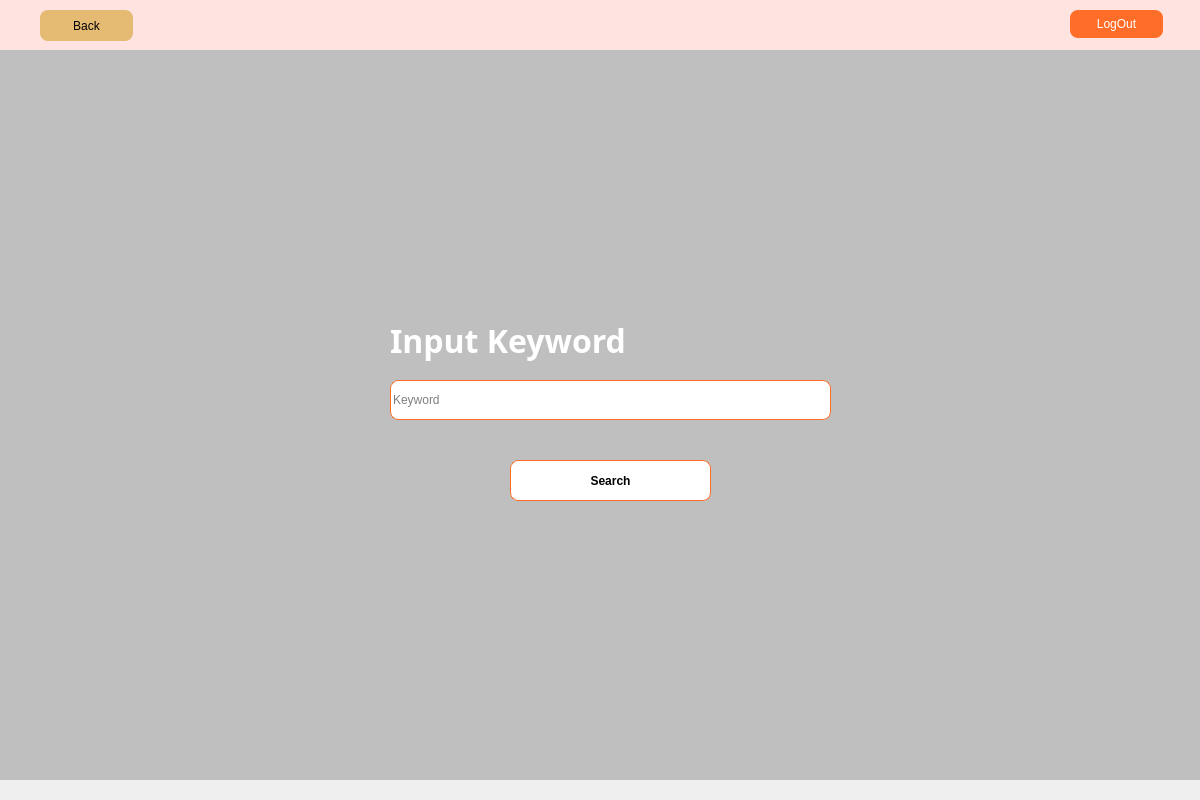
<?xml version="1.0" encoding="UTF-8"?>
<ui version="4.0">
 <class>Dialog</class>
 <widget class="QDialog" name="Dialog">
  <property name="geometry">
   <rect>
    <x>0</x>
    <y>0</y>
    <width>1200</width>
    <height>800</height>
   </rect>
  </property>
  <property name="windowTitle">
   <string>Dialog</string>
  </property>
  <widget class="QLabel" name="label_3">
   <property name="geometry">
    <rect>
     <x>0</x>
     <y>50</y>
     <width>1200</width>
     <height>730</height>
    </rect>
   </property>
   <property name="styleSheet">
    <string notr="true">background: rgba(0, 0, 0, 0.2)
</string>
   </property>
   <property name="text">
    <string/>
   </property>
   <property name="scaledContents">
    <bool>false</bool>
   </property>
  </widget>
  <widget class="QLabel" name="label_2">
   <property name="geometry">
    <rect>
     <x>0</x>
     <y>50</y>
     <width>1200</width>
     <height>730</height>
    </rect>
   </property>
   <property name="text">
    <string/>
   </property>
   <property name="pixmap">
    <pixmap>../img/mixfruit.jpg</pixmap>
   </property>
   <property name="scaledContents">
    <bool>true</bool>
   </property>
  </widget>
  <widget class="QWidget" name="widget" native="true">
   <property name="geometry">
    <rect>
     <x>0</x>
     <y>0</y>
     <width>1200</width>
     <height>50</height>
    </rect>
   </property>
   <property name="styleSheet">
    <string notr="true">background-color: #FFE3E1</string>
   </property>
   <widget class="QPushButton" name="logOutButton">
    <property name="geometry">
     <rect>
      <x>1070</x>
      <y>10</y>
      <width>93</width>
      <height>28</height>
     </rect>
    </property>
    <property name="cursor">
     <cursorShape>PointingHandCursor</cursorShape>
    </property>
    <property name="styleSheet">
     <string notr="true">QPushButton#logOutButton{
background-color: #FF6D28;
border-radius: 8px;
color: white;
}

QPushButton#logOutButton:hover{ 
background-color: #ffffff;
color: black;
border: 1px solid #FF6D28
}



</string>
    </property>
    <property name="text">
     <string>LogOut</string>
    </property>
   </widget>
   <widget class="QPushButton" name="backButton">
    <property name="geometry">
     <rect>
      <x>40</x>
      <y>10</y>
      <width>93</width>
      <height>31</height>
     </rect>
    </property>
    <property name="cursor">
     <cursorShape>PointingHandCursor</cursorShape>
    </property>
    <property name="styleSheet">
     <string notr="true">QPushButton#backButton{
border-radius: 8px;
background-color: #E5BA73;
}

QPushButton#backButton:hover{ 
background-color: #ffffff;
border: 1px solid #E5BA73;
}



</string>
    </property>
    <property name="text">
     <string>Back</string>
    </property>
   </widget>
  </widget>
  <widget class="QLabel" name="label_4">
   <property name="geometry">
    <rect>
     <x>390</x>
     <y>320</y>
     <width>381</width>
     <height>41</height>
    </rect>
   </property>
   <property name="font">
    <font>
     <family>Berlin Sans FB Demi</family>
     <pointsize>24</pointsize>
     <weight>75</weight>
     <bold>true</bold>
    </font>
   </property>
   <property name="styleSheet">
    <string notr="true">color: #ffffff
</string>
   </property>
   <property name="text">
    <string>Input Keyword</string>
   </property>
  </widget>
  <widget class="QLineEdit" name="fruitSearch">
   <property name="geometry">
    <rect>
     <x>390</x>
     <y>380</y>
     <width>441</width>
     <height>40</height>
    </rect>
   </property>
   <property name="cursor">
    <cursorShape>IBeamCursor</cursorShape>
   </property>
   <property name="autoFillBackground">
    <bool>false</bool>
   </property>
   <property name="styleSheet">
    <string notr="true">QLineEdit{
background-color: rgb(255, 255, 255);
border-radius: 8px;
border: 1px solid #FF6D28
}

QLineEdit:focus{
border: 2px solid #FF6D28
}</string>
   </property>
   <property name="inputMask">
    <string/>
   </property>
   <property name="text">
    <string/>
   </property>
   <property name="placeholderText">
    <string>Keyword</string>
   </property>
  </widget>
  <widget class="QPushButton" name="searchButton">
   <property name="geometry">
    <rect>
     <x>510</x>
     <y>460</y>
     <width>201</width>
     <height>41</height>
    </rect>
   </property>
   <property name="font">
    <font>
     <pointsize>9</pointsize>
     <weight>75</weight>
     <bold>true</bold>
    </font>
   </property>
   <property name="styleSheet">
    <string notr="true">QPushButton{
background-color: white;
border-radius: 8px;
border: 1px solid #FF6D28;
}

QPushButton:hover{ 
background-color: #FF6D28;
color: white;
}</string>
   </property>
   <property name="text">
    <string>Search</string>
   </property>
  </widget>
  <zorder>label_2</zorder>
  <zorder>widget</zorder>
  <zorder>label_3</zorder>
  <zorder>label_4</zorder>
  <zorder>fruitSearch</zorder>
  <zorder>searchButton</zorder>
 </widget>
 <resources/>
 <connections/>
</ui>
